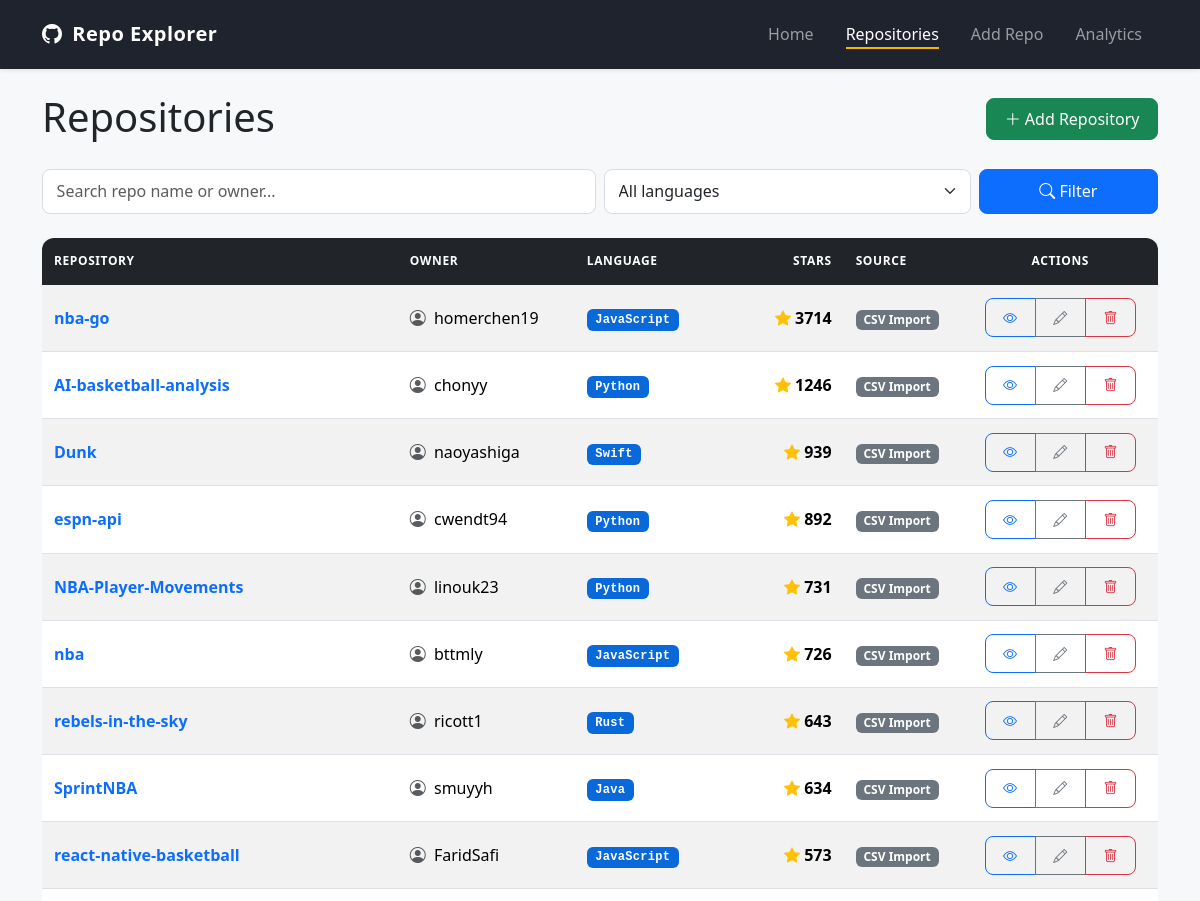
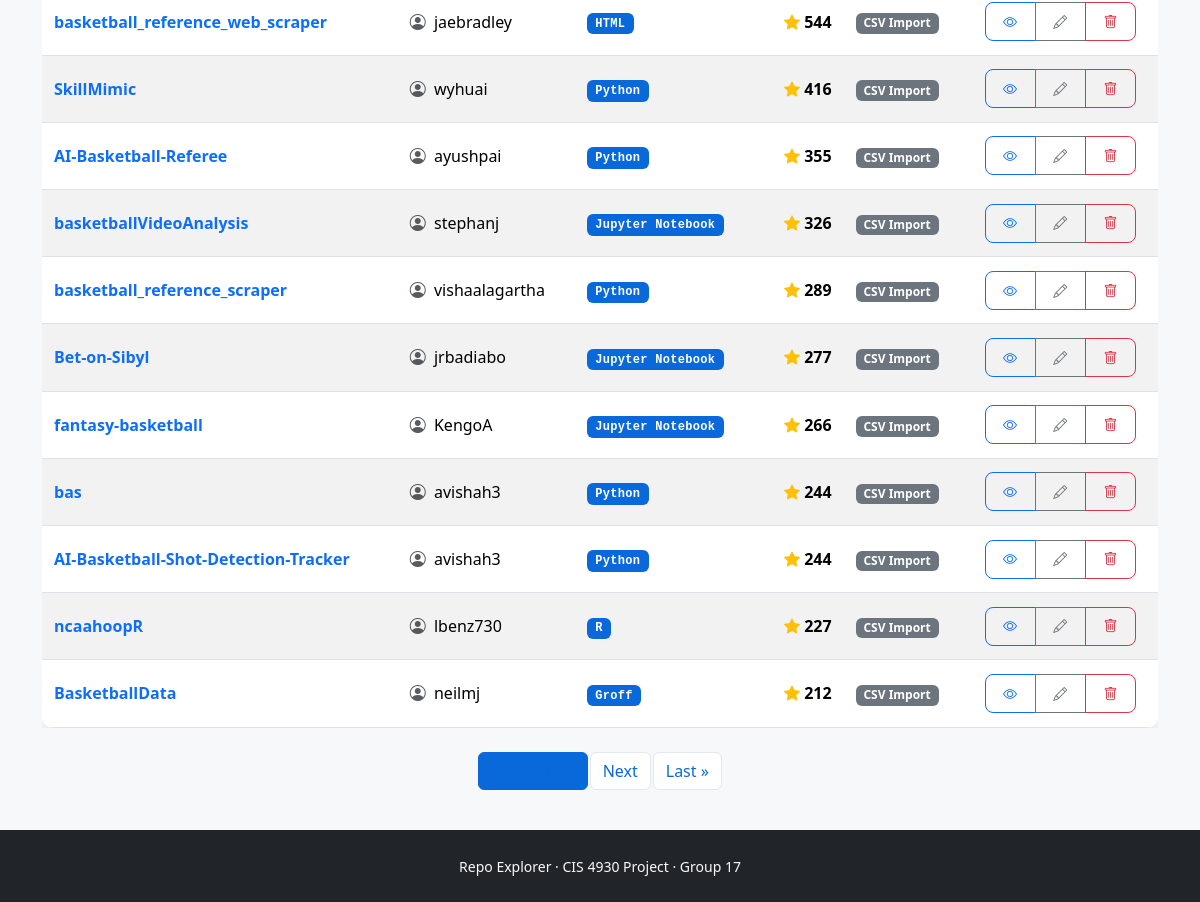
The page /repos/ on the database its author committed (2 pictures, top to bottom).
### core/models.py (models this page shows, shortened)
class Repository(models.Model):
    SOURCE_CHOICES = [
        ('csv', 'CSV Import'),
        ('api', 'GitHub API'),
    ]
    repo_name = models.CharField(max_length=1000)
    owner = models.ForeignKey(
        User,
        on_delete=models.CASCADE,
        related_name='repos',
    )
    language = models.ForeignKey(
        Language,
        on_delete=models.SET_NULL,
        null=True,
        blank=True,
        related_name='repos',
    )
    stars = models.IntegerField(default=0, validators=[MinValueValidator(0)])
    url = models.URLField(max_length=1000)
    created_at = models.DateField(null=True, blank=True)
    source = models.CharField(
        max_length=10,
        choices=SOURCE_CHOICES,
        default='csv',
    )
    fetched_at = models.DateTimeField(auto_now_add=True)
    class Meta:
        ordering = ['-stars']
        unique_together = ['repo_name', 'owner']
        verbose_name_plural = 'Repositories'

class User(models.Model):
    username = models.CharField(max_length=200, unique=True)
    class Meta:
        ordering = ['username']

class Language(models.Model):
    name = models.CharField(max_length=100, unique=True)
    class Meta:
        ordering = ['name']

### core/views.py (the view)
# urls.py: path('repos/', views.repo_list, name='repo_list'),
def repo_list(request):
    qs = Repository.objects.select_related('owner', 'language').all()
    query = request.GET.get('q', '').strip()
    if query:
        qs = qs.filter(
            Q(repo_name__icontains=query) | Q(owner__username__icontains=query)
        )
    language_id = request.GET.get('language', '')
    if language_id:
        qs = qs.filter(language_id=language_id)
    paginator = Paginator(qs, 20)  # rubric: at least 20 per page
    page_obj = paginator.get_page(request.GET.get('page'))
    return render(request, 'core/list.html', {
        'page_obj': page_obj,
        'languages': Language.objects.all(),
        'query': query,
    })

### core/templates/core/list.html (shortened to what this page needs)
{% extends 'core/base.html' %}
{% load static %}
{% block content %}
<div class="d-flex justify-content-between align-items-center flex-wrap gap-2 mb-4">
    <div>
        <h1 class="mb-1">Repositories</h1>
        </div>
    <div class="d-flex gap-2">
        <a href="{% url 'repo_create' %}" class="btn btn-success">
            <i class="bi bi-plus-lg"></i> Add Repository
        </a>
    </div>
</div>
<form method="get" class="row g-2 mb-4">
    <div class="col-md-6">
        <input type="search" name="q" value="{{ query }}"
               class="form-control" placeholder="Search repo name or owner...">
    </div>
    <div class="col-md-4">
        <select name="language" class="form-select">
            <option value="">All languages</option>
        </select>
    </div>
    <div class="col-md-2 d-grid">
        <button type="submit" class="btn btn-primary">
            <i class="bi bi-search"></i> Filter
        </button>
    </div>
</form>
<div class="table-responsive">
    <table class="table table-striped table-hover align-middle stats-table">
        <thead class="table-dark">
            <tr>
                <th scope="col">Repository</th>
                <th scope="col">Owner</th>
                <th scope="col">Language</th>
                <th scope="col" class="text-end">Stars</th>
                <th scope="col">Source</th>
                <th scope="col" class="text-center">Actions</th>
            </tr>
        </thead>
        <tbody>
            {% for repo in page_obj %}
            <tr>
                <td class="fw-semibold">
                    <a href="{% url 'repo_detail' repo.pk %}" class="text-decoration-none">
                        {{ repo.repo_name }}
                    </a>
                </td>
                <td>
                    <i class="bi bi-person-circle text-muted me-1"></i>
                    {{ repo.owner.username }}
                </td>
                <td>
                    {% if repo.language %}
                        <span class="badge lang-badge">{{ repo.language.name }}</span>
                    {% else %}
                        <span class="text-muted small">&mdash;</span>
                    {% endif %}
                </td>
                <td class="text-end fw-bold">
                    <i class="bi bi-star-fill text-warning"></i> {{ repo.stars }}
                </td>
                <td>
                    <span class="badge {% if repo.source == 'api' %}bg-success{% else %}bg-secondary{% endif %}">
                        {{ repo.get_source_display }}
                    </span>
                </td>
                <td class="text-center">
                    <div class="btn-group btn-group-sm" role="group">
                        <a href="{% url 'repo_detail' repo.pk %}"
                           class="btn btn-outline-primary" title="View">
                            <i class="bi bi-eye"></i>
                        </a>
                        <a href="{% url 'repo_edit' repo.pk %}"
                           class="btn btn-outline-secondary" title="Edit">
                            <i class="bi bi-pencil"></i>
                        </a>
                        <a href="{% url 'repo_delete' repo.pk %}"
                           class="btn btn-outline-danger" title="Delete">
                            <i class="bi bi-trash"></i>
                        </a>
                    </div>
                </td>
            </tr>
            {% endfor %}
        </tbody>
    </table>
</div>
{% if page_obj.paginator.num_pages > 1 %}
<nav aria-label="Repository pagination" class="mt-4">
    <ul class="pagination justify-content-center">
        <li class="page-item active">
            <span class="page-link">
            </span>
        </li>
        {% if page_obj.has_next %}
        <li class="page-item">
            <a class="page-link" href="?page={{ page_obj.next_page_number }}{% if query %}&q={{ query }}{% endif %}">
                Next
            </a>
        </li>
        <li class="page-item">
            <a class="page-link" href="?page={{ page_obj.paginator.num_pages }}{% if query %}&q={{ query }}{% endif %}">
                Last &raquo;
            </a>
        </li>
        {% endif %}
    </ul>
</nav>
{% endif %}
{% endblock %}

### core/static/style.css (style rules this page uses)
:root { --brand-primary: #24292f; --brand-accent: #0969da; --brand-gold: #f7b500; --brand-surface: #f6f8fa; --brand-radius: 12px; --brand-shadow: 0 4px 16px rgba(15, 23, 42, 0.08); }
body { background-color: var(--brand-surface); display: flex; flex-direction: column; min-height: 100vh; }
.stats-table { border-radius: var(--brand-radius); overflow: hidden; box-shadow: var(--brand-shadow); background: white; margin-bottom: 0; }
.stats-table thead th { text-transform: uppercase; font-size: 0.75rem; letter-spacing: 0.6px; padding: 0.9rem 0.75rem; border-bottom: none; }
.stats-table tbody td { padding: 0.85rem 0.75rem; vertical-align: middle; }
.stats-table tbody tr { transition: background-color 0.15s ease; }
.lang-badge { background: var(--brand-accent); color: white; font-family: "SF Mono", Menlo, Consolas, monospace; font-weight: 600; letter-spacing: 0.3px; padding: 0.4em 0.7em; }
.form-control, .form-select { padding: 0.6rem 0.85rem; border-radius: 8px; border: 1px solid #d8dde5; transition: border-color 0.15s ease, box-shadow 0.15s ease; }
.btn { border-radius: 8px; padding: 0.5rem 1.1rem; font-weight: 500; }
.pagination .page-link { color: var(--brand-accent); border-radius: 6px; margin: 0 3px; border: 1px solid #e2e8f0; }
.pagination .page-item.active .page-link { background-color: var(--brand-accent); border-color: var(--brand-accent); }

### rows shown on the page
Repository: repo_name "nba-go", owner.username "homerchen19", language.name "JavaScript", stars "3714", source "CSV Import"
Repository: repo_name "AI-basketball-analysis", owner.username "chonyy", language.name "Python", stars "1246", source "CSV Import"
Repository: repo_name "Dunk", owner.username "naoyashiga", language.name "Swift", stars "939", source "CSV Import"
Repository: repo_name "espn-api", owner.username "cwendt94", language.name "Python", stars "892", source "CSV Import"
Repository: repo_name "NBA-Player-Movements", owner.username "linouk23", language.name "Python", stars "731", source "CSV Import"
Repository: repo_name "nba", owner.username "bttmly", language.name "JavaScript", stars "726", source "CSV Import"
Repository: repo_name "rebels-in-the-sky", owner.username "ricott1", language.name "Rust", stars "643", source "CSV Import"
Repository: repo_name "SprintNBA", owner.username "smuyyh", language.name "Java", stars "634", source "CSV Import"
Repository: repo_name "react-native-basketball", owner.username "FaridSafi", language.name "JavaScript", stars "573", source "CSV Import"
Repository: repo_name "basketball_reference_web_scraper", owner.username "jaebradley", language.name "HTML", stars "544", source "CSV Import"
Repository: repo_name "SkillMimic", owner.username "wyhuai", language.name "Python", stars "416", source "CSV Import"
Repository: repo_name "AI-Basketball-Referee", owner.username "ayushpai", language.name "Python", stars "355", source "CSV Import"
Repository: repo_name "basketballVideoAnalysis", owner.username "stephanj", language.name "Jupyter Notebook", stars "326", source "CSV Import"
Repository: repo_name "basketball_reference_scraper", owner.username "vishaalagartha", language.name "Python", stars "289", source "CSV Import"
Repository: repo_name "Bet-on-Sibyl", owner.username "jrbadiabo", language.name "Jupyter Notebook", stars "277", source "CSV Import"
Repository: repo_name "fantasy-basketball", owner.username "KengoA", language.name "Jupyter Notebook", stars "266", source "CSV Import"
Repository: repo_name "bas", owner.username "avishah3", language.name "Python", stars "244", source "CSV Import"
Repository: repo_name "AI-Basketball-Shot-Detection-Tracker", owner.username "avishah3", language.name "Python", stars "244", source "CSV Import"
Repository: repo_name "ncaahoopR", owner.username "lbenz730", language.name "R", stars "227", source "CSV Import"
Repository: repo_name "BasketballData", owner.username "neilmj", language.name "Groff", stars "212", source "CSV Import"
